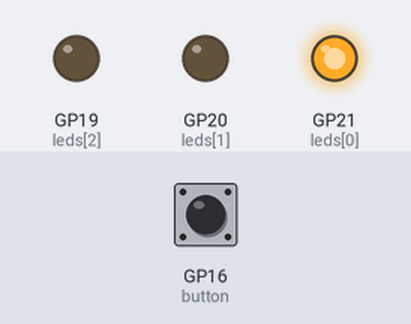
This program was run on a simulated Raspberry Pi Pico running MicroPython. Parts: output pins drawn as LEDs (lit = HIGH). The test bench sets the inputs (shaded band); at power-on: GP16 (button) LOW.

Above: at 1.2 s.
1.3 s: GP16 (button) pulled HIGH for 0.15 s
At 2.4 s:
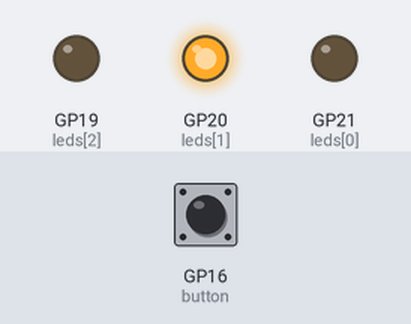
2.9 s: GP16 (button) pulled HIGH for 1 s
At 3.8 s:
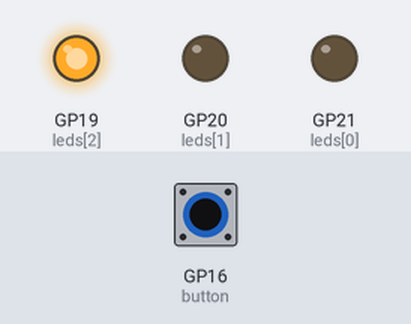
5.4 s: GP16 (button) pulled HIGH for 3.2 s
At 6.3 s:
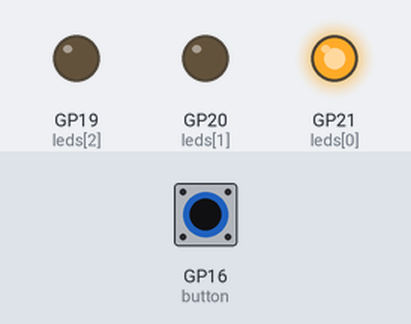
Timing chart, 0 to 8.4 s (numbered marks = the images above; inputs shaded):
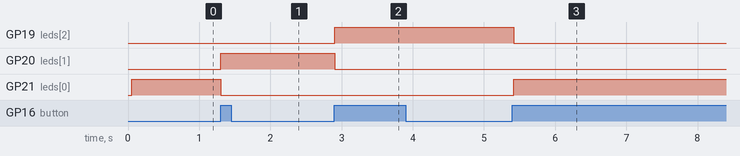

The program:

002-shifting-led.py
```python
from machine import Pin, Timer
import time


led_index = 0

leds = [Pin(21, Pin.OUT), Pin(20, Pin.OUT), Pin(19, Pin.OUT)]
button = Pin(16, Pin.IN, Pin.PULL_DOWN)
timer = Timer()


def on_button_press(pin: Pin):
    pin.irq(handler=None)
    global led_index
    if led_index + 1 < len(leds):
        led_index += 1
    else:
        led_index = 0
    timer.init(mode=Timer.ONE_SHOT, period=50, callback=add_handler)


def add_handler(timer: Timer):
    if button.value() == 0:
        button.irq(on_button_press, Pin.IRQ_RISING)
    else:
        timer.init(mode=Timer.ONE_SHOT, period=50, callback=add_handler)


add_handler(timer)
while True:
    time.sleep_ms(50)
    for i, led in enumerate(leds):
        if i == led_index:
            led.on()
        else:
            led.off()
```

Measured:
- after the input at 1.3 s, GP20 (leds[1]): LOW → HIGH at once; GP21 (leds[0]): HIGH → LOW at once
- after the input at 2.9 s, GP19 (leds[2]): LOW → HIGH at once; GP20 (leds[1]): HIGH → LOW at once
- after the input at 5.4 s, GP19 (leds[2]): HIGH → LOW at once; GP21 (leds[0]): LOW → HIGH at once
